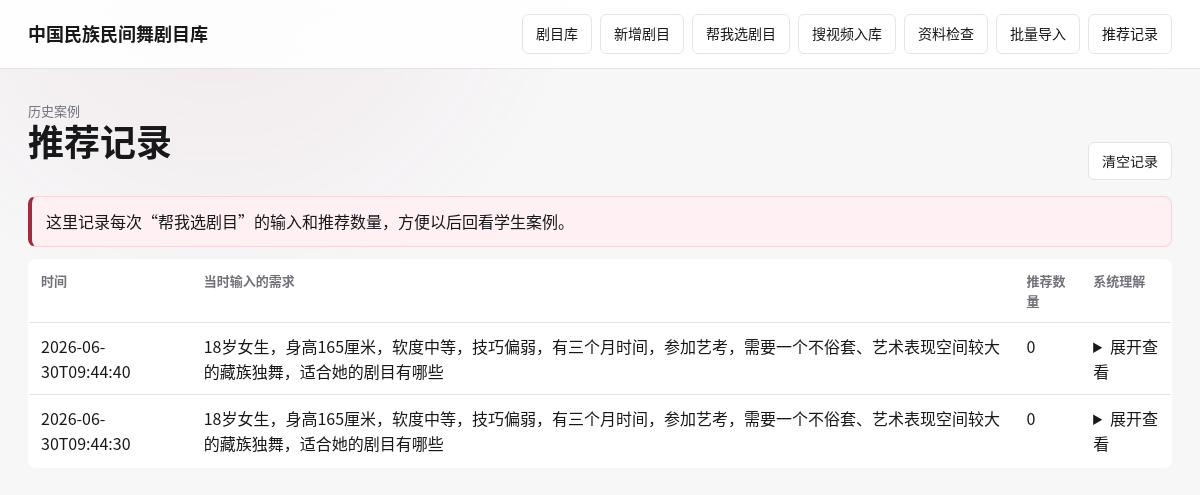
Page /logs on the earlier database version.
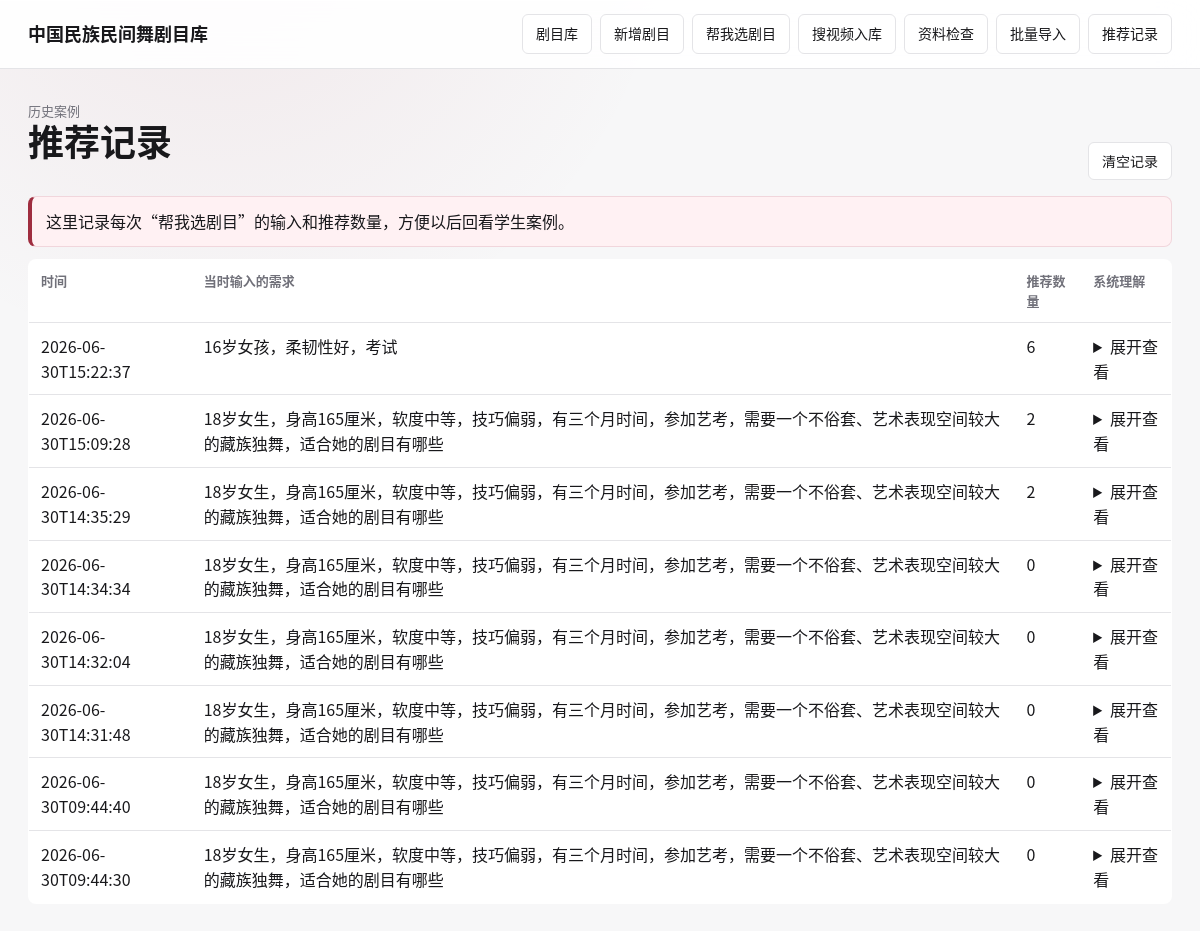
Same page on the later database version.
### tables this page shows
CREATE TABLE recommendation_log (
  id TEXT PRIMARY KEY,
  user_query TEXT NOT NULL,
  parsed_intent TEXT NOT NULL,
  recommended_work_ids TEXT NOT NULL,
  llm_response TEXT DEFAULT '',
  created_at TEXT NOT NULL
, recommended_items_json TEXT DEFAULT '');

### app.py (the view)
@app.route("/logs")
def logs():
    rows = query_all("SELECT * FROM recommendation_log ORDER BY created_at DESC LIMIT 50")
    display_rows = []
    for row in rows:
        item = dict(row)
        try:
            item["recommended_count"] = len(json.loads(row["recommended_work_ids"]))
        except Exception:
            item["recommended_count"] = 0
        display_rows.append(item)
    return render_page("logs.html", "推荐记录", rows=display_rows)

### app.py (called while the page is built, shortened)
def app_mode():
    return os.environ.get("APP_MODE", "internal").strip().lower() or "internal"

def get_db():
    if "db" not in g:
        g.db = sqlite3.connect(app.config.get("DB_PATH", DB_PATH))
        g.db.row_factory = sqlite3.Row
    return g.db

def execute(sql, params=()):
    db = get_db()
    db.execute(sql, params)
    db.commit()

def query_all(sql, params=()):
    return get_db().execute(sql, params).fetchall()

def query_one(sql, params=()):
    return get_db().execute(sql, params).fetchone()

def init_db(seed=False):
    db = get_db()
    db.executescript(SCHEMA)
    db.commit()
    ensure_schema_migrations()
    if seed and query_one("SELECT COUNT(*) AS c FROM dance_work")["c"] == 0:
        seed_data()
        backfill_normalized_data()

def ensure_work_search_index():
    db = get_db()
    try:
        db.execute(
            """
            CREATE VIRTUAL TABLE IF NOT EXISTS work_search_fts
            USING fts5(work_id UNINDEXED, title, aliases, attributes, expert_text, video_text, tokenize='trigram')
            """
        )
    except sqlite3.OperationalError:
        db.execute(
            """
            CREATE VIRTUAL TABLE IF NOT EXISTS work_search_fts
            USING fts5(work_id UNINDEXED, title, aliases, attributes, expert_text, video_text)
            """
        )
    db.commit()

def ensure_columns(table, columns):
    existing = {row["name"] for row in query_all(f"PRAGMA table_info({table})")}
    for name, definition in columns.items():
        if name not in existing:
            execute(f"ALTER TABLE {table} ADD COLUMN {name} {definition}")

def remove_obsolete_work_state_columns():
    columns = [row["name"] for row in query_all("PRAGMA table_info(dance_work)")]
    obsolete = {"status", "merged_into_work_id"}
    if not obsolete.intersection(columns):
        return

def repair_obsolete_foreign_key_names():
    tables = ["dance_work_alias", "dance_video_version", "expert_review"]
    needs_repair = False
    for table in tables:
        for row in query_all(f"PRAGMA foreign_key_list({table})"):
            if row["table"] == "dance_work_old":
                needs_repair = True
                break
    if not needs_repair:
        return

def add_aliases_from_text(work_id, aliases):
    for alias in re.split(r"[,，;；\\n]+", aliases or ""):
        add_work_alias(work_id, alias)

def bilibili_bvid(url):
    match = re.search(r"(BV[A-Za-z0-9]+)", url or "")
    return match.group(1) if match else None

### templates/logs.html (shortened to what this page needs)
{% extends "base.html" %}
{% block content %}
<div class="work-hero">
  <div>
    <div class="meta">历史案例</div>
    <h1>推荐记录</h1>
  </div>
  <div class="work-actions">
    <form method="post" action="{{ url_for('clear_logs') }}" data-confirm="确认清空全部推荐记录吗？这个操作不能恢复。">
      <button class="button" type="submit">清空记录</button>
    </form>
  </div>
</div>
<div class="notice">这里记录每次“帮我选剧目”的输入和推荐数量，方便以后回看学生案例。</div>
<table>
  <tr><th>时间</th><th>当时输入的需求</th><th>推荐数量</th><th>系统理解</th></tr>
  {% for row in rows %}
    <tr>
      <td>{{ row.created_at }}</td>
      <td>{{ row.user_query }}</td>
      <td>{{ row.recommended_count }}</td>
      <td>
        <details>
          <summary>展开查看</summary>
        </details>
      </td>
    </tr>
  {% else %}
    <tr><td colspan="4">暂无推荐记录。</td></tr>
  {% endfor %}
</table>
{% endblock %}

### templates/base.html (shortened to what this page needs)
<!doctype html>
<html lang="zh-CN">
<head>
  <link rel="stylesheet" href="{{ url_for('static', filename='css/app.css') }}">
</head>
<body>
  <header>
    <div class="brand"><a href="{{ url_for('works') }}">中国民族民间舞剧目库</a></div>
    <nav>
      <a href="{{ url_for('works') }}">剧目库</a>
      <a href="{{ url_for('new_work') }}">新增剧目</a>
      <a href="{{ url_for('recommend_page') }}">帮我选剧目</a>
      <a href="{{ url_for('discover_page') }}">{{ '搜视频入库' if app_mode == 'internal' else '添加视频' }}</a>
      <a href="{{ url_for('quality_dashboard') }}">资料检查</a>
      {% if app_mode == 'internal' %}<a href="{{ url_for('import_page') }}">批量导入</a>{% endif %}
      <a href="{{ url_for('logs') }}">推荐记录</a>
    </nav>
  </header>
  <main>
    {% block content %}{% endblock %}
  </main>
</body>
</html>

### static/css/app.css (style rules this page uses)
:root { --ink: #18181b; --muted: #71717a; --soft: #a1a1aa; --line: #e4e4e7; --paper: #f7f7f8; --panel: #ffffff; --accent: #9f2d3f; --accent-soft: #fff1f3; --surface: #f0f1f3; --shadow: 0 18px 42px rgba(24, 24, 27, .07); }
* { box-sizing: border-box; }
html { scroll-behavior: smooth; }
body { margin: 0; color: var(--ink); background: radial-gradient(circle at 18% -10%, rgba(159, 45, 63, .08), transparent 32%), var(--paper); font-family: "Satoshi", "Geist", "Microsoft YaHei", "Noto Sans CJK SC", sans-serif; line-height: 1.55; }
a { color: inherit; }
header { display: flex; align-items: center; justify-content: space-between; gap: 24px; padding: 14px 28px; border-bottom: 1px solid var(--line); background: rgba(255,255,255,.9); position: sticky; top: 0; z-index: 10; backdrop-filter: blur(18px); box-shadow: 0 1px 0 rgba(255,255,255,.8) inset; }
.brand { font-weight: 900; letter-spacing: 0; font-size: 18px; white-space: nowrap; }
.brand a { color: var(--ink); text-decoration: none; }
nav { display: flex; flex-wrap: wrap; gap: 8px; }
nav a, .button { color: var(--ink); text-decoration: none; border: 1px solid var(--line); background: var(--panel); padding: 8px 13px; border-radius: 6px; font-size: 14px; cursor: pointer; display: inline-flex; align-items: center; justify-content: center; gap: 6px; min-height: 38px; transition: transform .18s cubic-bezier(.16, 1, .3, 1), border-color .18s, background .18s, color .18s, box-shadow .18s; }
main { max-width: 1360px; margin: 0 auto; padding: 32px 28px 56px; }
h1 { font-size: clamp(28px, 3vw, 42px); line-height: 1.08; margin: 0 0 20px; letter-spacing: 0; font-weight: 900; }
.meta { color: var(--muted); font-size: 13px; }
table { width: 100%; border-collapse: collapse; background: var(--panel); border: 1px solid var(--line); border-radius: 8px; overflow: hidden; }
th, td { text-align: left; padding: 11px 12px; border-bottom: 1px solid var(--line); vertical-align: top; }
th { color: var(--muted); font-size: 13px; font-weight: 700; }
tr:last-child td { border-bottom: 0; }
.notice { border: 1px solid #f1d6dc; border-left: 4px solid var(--accent); padding: 12px 14px; background: var(--accent-soft); margin: 12px 0; border-radius: 8px; }
.work-hero { display: grid; grid-template-columns: minmax(0, 1fr) auto; gap: 16px; align-items: end; margin-bottom: 16px; }
.work-actions { display: flex; gap: 8px; flex-wrap: wrap; justify-content: flex-end; }

Differences in the rows shown:
added recommendation_log: created_at "2026-06-30T15:22:37", user_query "16岁女孩，柔韧性好，考试", recommended_count "6"
added recommendation_log: created_at "2026-06-30T15:09:28", user_query "18岁女生，身高165厘米，软度中等，技巧偏弱，有三个月时间，参加艺考，需要一个不俗套、艺术表现空间较大的藏族独舞，适合她的剧目有哪些", recommended_count "2"
added recommendation_log: created_at "2026-06-30T14:35:29", user_query "18岁女生，身高165厘米，软度中等，技巧偏弱，有三个月时间，参加艺考，需要一个不俗套、艺术表现空间较大的藏族独舞，适合她的剧目有哪些", recommended_count "2"
added recommendation_log: created_at "2026-06-30T14:34:34", user_query "18岁女生，身高165厘米，软度中等，技巧偏弱，有三个月时间，参加艺考，需要一个不俗套、艺术表现空间较大的藏族独舞，适合她的剧目有哪些", recommended_count "0"
added recommendation_log: created_at "2026-06-30T14:32:04", user_query "18岁女生，身高165厘米，软度中等，技巧偏弱，有三个月时间，参加艺考，需要一个不俗套、艺术表现空间较大的藏族独舞，适合她的剧目有哪些", recommended_count "0"
added recommendation_log: created_at "2026-06-30T14:31:48", user_query "18岁女生，身高165厘米，软度中等，技巧偏弱，有三个月时间，参加艺考，需要一个不俗套、艺术表现空间较大的藏族独舞，适合她的剧目有哪些", recommended_count "0"
